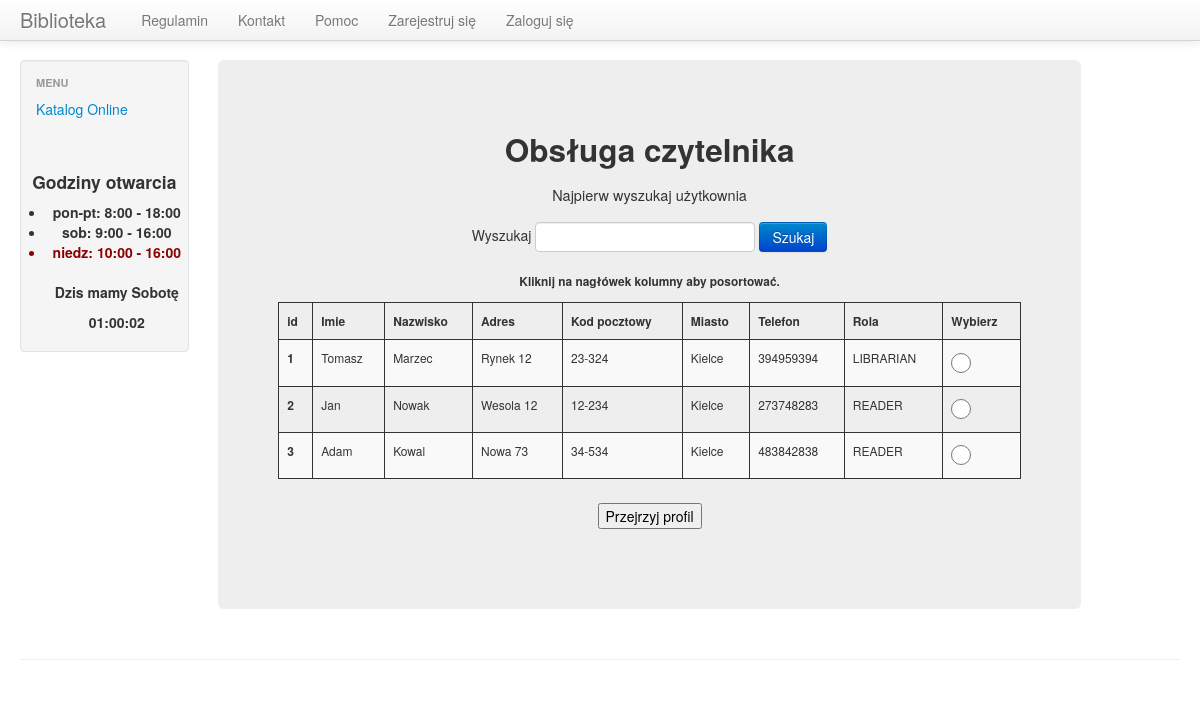
The app's page /lib_manage_users_menu_page_search.php, older data.
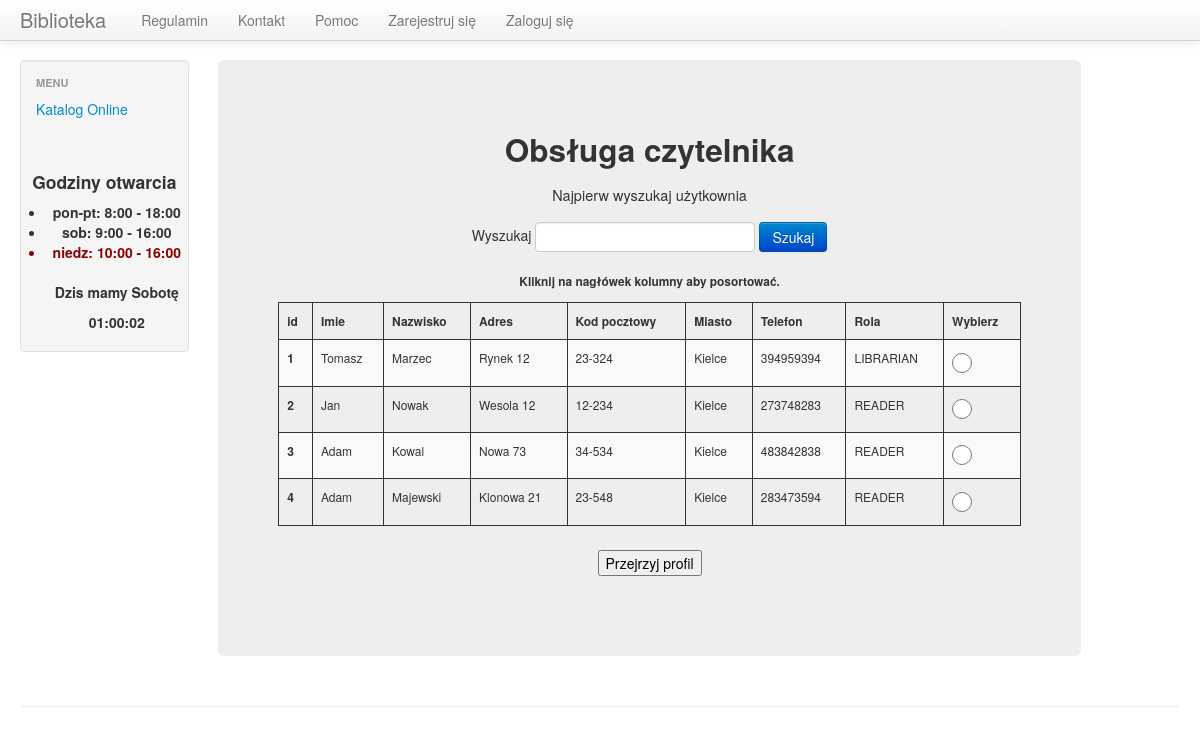
The same page, newer data.
### tables this page shows
CREATE TABLE `user` (
  `id` int(11) NOT NULL,
  `user` varchar(100) NOT NULL,
  `pass` varchar(500) NOT NULL,
  `view` varchar(100) NOT NULL,
  `name` varchar(100) NOT NULL,
  `surname` varchar(200) NOT NULL,
  `address` varchar(200) NOT NULL,
  `post_code` varchar(6) NOT NULL,
  `city` varchar(100) NOT NULL,
  `phone` varchar(29) NOT NULL
);

### lib_manage_users_menu_page_search.php (the view, shortened to what this page needs)
<?php
include "/templ_scripts/before_content_template.php";
$search = htmlspecialchars($_GET['search']);
$query = "SELECT name, surname, address, post_code, city, phone, view, id
          FROM user
          WHERE name LIKE '%{$search}%'
             OR surname LIKE '%{$search}%'
             OR address LIKE '%{$search}%'
             OR city LIKE '%{$search}%'
             OR phone LIKE '%{$search}%'
             OR CONCAT(name,' ',surname) LIKE '%{$search}%'
          ";
echo '
        <div class="span9">
            <div class="hero-unit text-center">
                <h2>Obsługa czytelnika</h2>
                <p>Najpierw wyszukaj użytkownia</p>
                <form class="form-inline" action="lib_manage_users_menu_page_search.php" method="GET">
                <label class="mr-sm-2" for="search_label">Wyszukaj</label>
                <input type="text" id="search_label" name="search" required="">
                <button type="submit" class="btn btn-primary">Szukaj</button>
                </form>
            <form action="lib_manage_users_menu_page_result.php" method="GET">
                <h6>Kliknij na nagłówek kolumny aby posortować.</h6>
                    <table class="table table-striped sortable text-center">
                        <thead>
                        <tr>
                            <th scope="col">id</th>
                            <th scope="col">Imie</th>
                            <th scope="col">Nazwisko</th>
                            <th scope="col">Adres</th>
                            <th scope="col">Kod pocztowy</th>
                            <th scope="col">Miasto</th>
                            <th scope="col">Telefon</th>
                            <th scope="col">Rola</th>
                            <th scope="col">Wybierz</th>
                        </tr>
                        </thead>
                        <tbody>
';
                $result = mysql_query($query);
                if(!$result) echo 'BLAD zapytania uzytkownikow z bazy!';
                  else
                  {
                        while($row = mysql_fetch_row($result))
                        {
                          echo '<tr>';
                          echo '<th scope="row">'.$row[7].'</th>';
                          echo '<td>'.$row[0].'</td>';
                          echo '<td>'.$row[1].'</td>';
                          echo '<td>'.$row[2].'</td>';
                          echo '<td>'.$row[3].'</td>';
                          echo '<td>'.$row[4].'</td>';
                          echo '<td>'.$row[5].'</td>';
                          echo '<td>'.$row[6].'</td>';
                          echo '<td>
                                  <label><input type="radio" name="user_id" value="'.$row[7].'" required=""></label>
                                </td>';
                        };
                  }
echo '
                  </tbody>
                  </table>
                  <input type="submit" value="Przejrzyj profil">
              </form>
            </div>
        </div>
';
include("/templ_scripts/after_content_template.php");
?>

Row changes from the older to the newer data that the page shows:
added user: id "4", name "Adam", surname "Majewski", address "Klonowa 21", post_code "23-548", city "Kielce", phone "283473594", view "READER"
